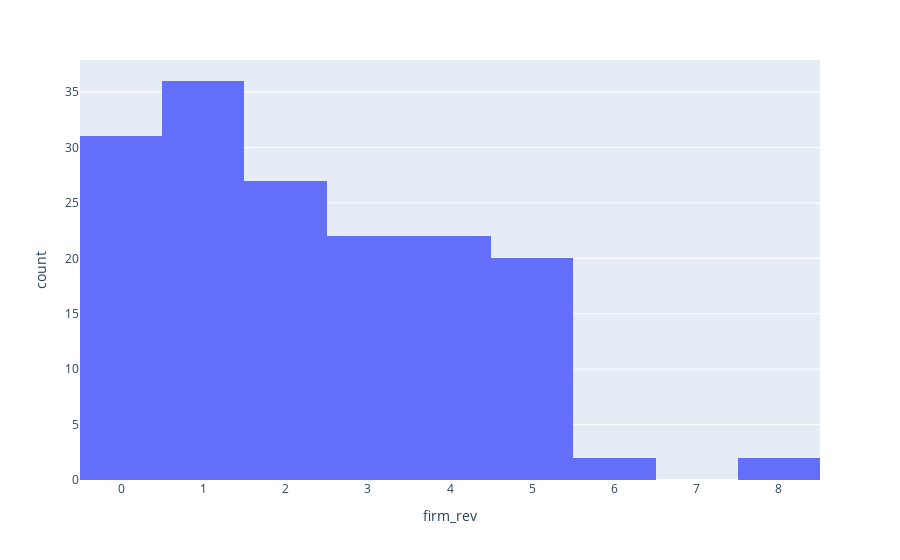

Notebook code cell kept with this figure:
### Code cell
px.histogram(all_df, x='firm_rev')

### Figure 1 — Plotly figure (JSON) as saved in the notebook; plotly's stock layout.template omitted (floating-point values rounded to 4 significant figures; data arrays with more than 128 entries replaced by an {"elided": "..."} marker saying what was removed)
{"data": [{"alignmentgroup": "True", "bingroup": "x", "hovertemplate": "firm_rev=%{x}<br>count=%{y}<extra></extra>", "legendgroup": "", "marker": {"color": "#636efa", "pattern": {"shape": ""}}, "name": "", "offsetgroup": "", "orientation": "v", "showlegend": false, "type": "histogram", "x": {"elided": "162 int values"}, "xaxis": "x", "yaxis": "y"}], "layout": {"barmode": "relative", "legend": {"tracegroupgap": 0}, "margin": {"t": 60}, "xaxis": {"anchor": "y", "domain": [0, 1], "title": {"text": "firm_rev"}}, "yaxis": {"anchor": "x", "domain": [0, 1], "title": {"text": "count"}}}}
